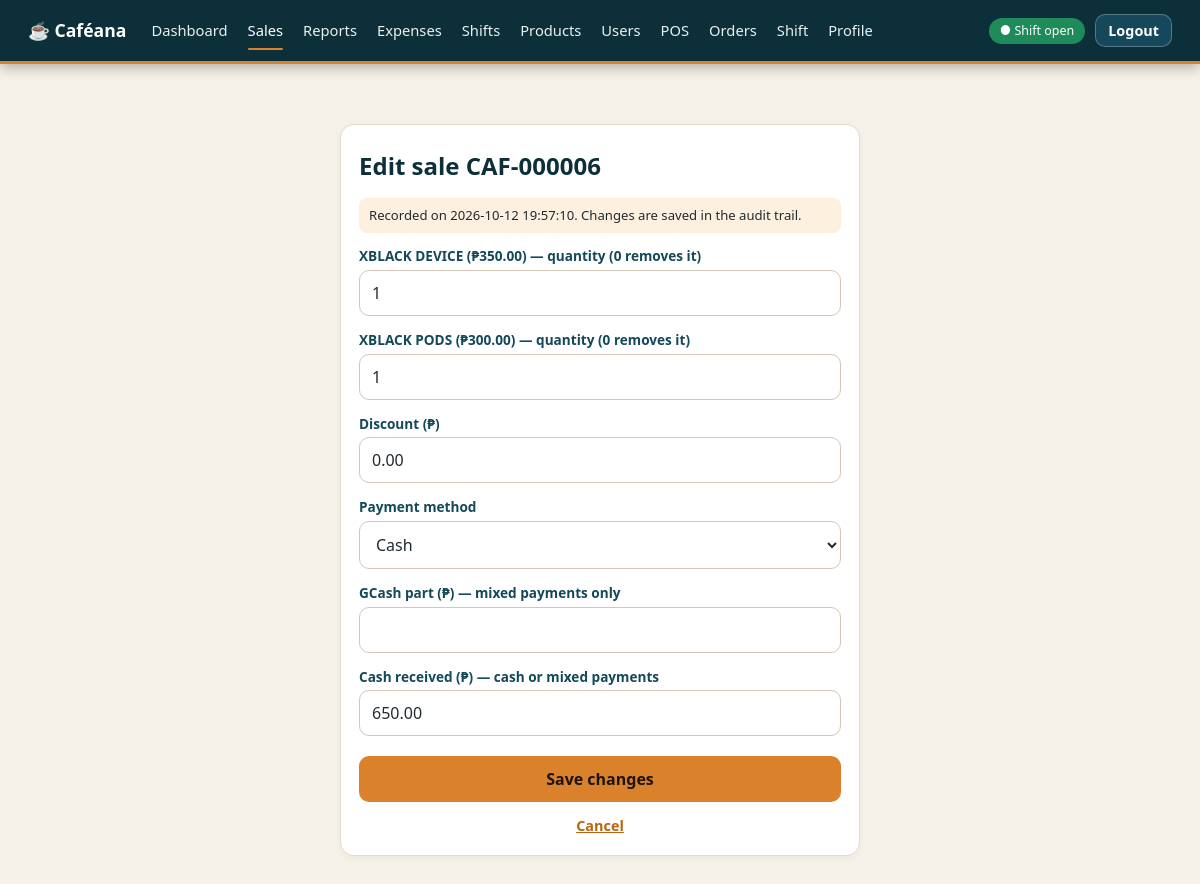
Screenshot of /admin/sales/6/edit (signed in) with the database file from the repository.
### tables this page shows
CREATE TABLE orders(id INTEGER PRIMARY KEY,user_id INTEGER NOT NULL REFERENCES users(id),shift_id INTEGER NOT NULL REFERENCES shifts(id),token TEXT UNIQUE NOT NULL,
 subtotal INTEGER NOT NULL,discount INTEGER NOT NULL DEFAULT 0,total INTEGER NOT NULL,created_at TEXT NOT NULL DEFAULT(datetime('now','localtime')));

CREATE TABLE order_items(id INTEGER PRIMARY KEY,order_id INTEGER NOT NULL REFERENCES orders(id),product_id INTEGER NOT NULL REFERENCES products(id),
 name TEXT NOT NULL,price INTEGER NOT NULL,qty INTEGER NOT NULL CHECK(qty>0));

CREATE TABLE payments(id INTEGER PRIMARY KEY,order_id INTEGER NOT NULL REFERENCES orders(id),method TEXT NOT NULL CHECK(method IN('cash','gcash')),
 amount INTEGER NOT NULL,cash_received INTEGER,change_given INTEGER);

### app.py (the view, shortened to what this page needs)
@app.route("/admin/sales/<int:oid>/edit", methods=["GET", "POST"])
@admin_required
def edit_order(oid):
    o = q1("SELECT * FROM orders WHERE id=?", (oid,))
    if not o: abort(404)
    pays = {p["method"]: p for p in q("SELECT * FROM payments WHERE order_id=?", (oid,))}
    cur = "mixed" if len(pays) == 2 else next(iter(pays), "cash")
    items = q("SELECT * FROM order_items WHERE order_id=?", (oid,))
    return render_template("edit.html", o=o, items=items, cur=cur,
        cashrec=pays["cash"]["cash_received"] if "cash" in pays else None, gc=pays["gcash"]["amount"] if "gcash" in pays else 0)

### app.py (called while the page is built)
def db():
    if "db" not in g:
        g.db = sqlite3.connect(DB); g.db.row_factory = sqlite3.Row
        g.db.execute("PRAGMA foreign_keys=ON"); g.db.execute("PRAGMA busy_timeout=5000")
    return g.db

@app.teardown_appcontext
def _close(e):
    d = g.pop("db", None)
    if d: d.close()

def q(sql, a=()): return db().execute(sql, a).fetchall()

def q1(sql, a=()): return db().execute(sql, a).fetchone()

@app.template_filter("peso")
def peso(c): return "₱{:,.2f}".format((c or 0) / 100)

@app.before_request
def load():
    g.user = None
    if session.get("uid"):
        g.user = q1("SELECT * FROM users WHERE id=? AND status='active'", (session["uid"],))
        if not g.user: session.clear()
    if request.method == "POST":
        t = request.form.get("csrf") or request.headers.get("X-CSRF") or ""
        if not secrets.compare_digest(t, session.get("csrf", "")): abort(400)

@app.after_request
def headers(r):
    r.headers["X-Frame-Options"] = "DENY"; r.headers["X-Content-Type-Options"] = "nosniff"; r.headers["Referrer-Policy"] = "same-origin"
    r.headers["Content-Security-Policy"] = "default-src 'self'; img-src 'self' https: data:; style-src 'self' 'unsafe-inline'; script-src 'self' 'unsafe-inline'; frame-ancestors 'none'; form-action 'self'"
    if not request.path.startswith("/static/"): r.headers["Cache-Control"] = "no-store"  # no cached financial pages after logout
    if PROD: r.headers["Strict-Transport-Security"] = "max-age=31536000"
    return r

@app.context_processor
def ctx():
    session.setdefault("csrf", secrets.token_hex(16)); u = getattr(g, "user", None); sh = None
    if u:
        try: sh = q1("SELECT 1 FROM shifts WHERE user_id=? AND status='open'", (u["id"],))
        except sqlite3.Error: pass
    return dict(csrf=session["csrf"], user=u, my_shift=sh)

def login_required(f):
    @wraps(f)
    def w(*a, **k):
        if not g.user: return redirect(url_for("login"))
        return f(*a, **k)
    return w

def admin_required(f):
    @wraps(f)
    @login_required
    def w(*a, **k):
        if g.user["role"] != "admin": abort(403)
        return f(*a, **k)
    return w

### templates/edit.html (shortened to what this page needs)
{% extends "base.html" %}{% block body %}<form method="post" class="box narrow auth" style="max-width:520px"><input type="hidden" name="csrf" value="{{ csrf }}">
{% if o %}<h2>Edit sale CAF-{{ '%06d'|format(o.id) }}</h2><p class="hint">Recorded on {{ o.created_at }}. Changes are saved in the audit trail.</p>
{% for i in items %}<label>{{ i.name }} ({{ i.price|peso }}) &mdash; quantity (0 removes it)</label><input type="number" name="q{{ i.id }}" min="0" max="99" value="{{ i.qty }}" required>{% endfor %}
<label>Discount (₱)</label><input name="discount" type="number" step="0.01" min="0" value="{{ '%.2f'|format(o.discount/100) }}">
<label>Payment method</label><select name="method" id="pm" data-cur="{{ cur }}"><option value="cash">Cash</option><option value="gcash">GCash</option><option value="mixed">Mixed (Cash + GCash)</option></select>
<label>GCash part (₱) &mdash; mixed payments only</label><input name="gcash_amount" type="number" step="0.01" min="0" value="{{ '%.2f'|format(gc/100) if cur=='mixed' else '' }}">
<label>Cash received (₱) &mdash; cash or mixed payments</label><input name="cash_received" type="number" step="0.01" min="0" value="{{ '%.2f'|format(cashrec/100) if cashrec is not none else '' }}">
<button class="full">Save changes</button><p class="sub"><a href="/admin/sales">Cancel</a></p>
{% endif %}</form>{% endblock %}

### static/style.css (style rules this page uses)
:root { --night:#0c2f3a;--teal:#14485a;--accent:#D9822B;--accent2:#eb9640;--bg:#f6f1e9;--ink:#1f2a30;--muted:#6a7780;--line:#e5dccd;--brown:var(--teal);--r:12px; --hero-img:url('/static/hero.jpg');--banner-img:var(--hero-img) }
* { box-sizing:border-box }
body { margin:0;font-family:system-ui,-apple-system,"Segoe UI",Roboto,sans-serif;background:var(--bg);color:var(--ink);line-height:1.45 }
h2 { color:var(--night);margin:6px 0 14px;font-size:1.5rem }
a { color:var(--teal) }
label { display:block;font-weight:600;font-size:.85rem;color:var(--teal);margin-top:8px }
button,.btn { background:var(--accent);color:#1d130c;border:0;border-radius:10px;padding:10px 16px;cursor:pointer;font-size:1rem;font-weight:600;text-decoration:none;display:inline-block;font-family:inherit }
input,select { padding:11px 12px;border:1px solid #d3c8b6;border-radius:10px;font-size:1rem;width:100%;margin:4px 0;background:#fff;color:var(--ink);font-family:inherit }
.box { background:#fff;border-radius:14px;border:1px solid var(--line);padding:18px;box-shadow:0 2px 8px #0000000d }
.narrow { max-width:420px;margin:40px auto }
.auth label { margin-top:10px }
.auth .full { width:100%;margin-top:16px;padding:12px }
.auth .sub { text-align:center;margin:14px 0 0;font-size:.9rem }
.auth .sub a { color:#b9650f;font-weight:600 }
.auth .hint { background:#fdf0df;border-radius:8px;padding:8px 10px;font-size:.82rem;margin-top:12px }
a,button,.btn,input,select { transition:transform .15s ease,box-shadow .15s ease,background-color .15s ease,border-color .15s ease,color .15s ease }

### rows the page displays
orders: id "000006", created_at "2026-10-12 19:57:10", discount "0.00"
order_items: name "XBLACK DEVICE", price|peso "₱350.00", qty "1"
order_items: name "XBLACK PODS", price|peso "₱300.00", qty "1"
payments: method "Cash", cash_received "650.00"

### other values shown
{{ l }} "Dashboard" "Sales" "Reports" "Expenses" "Shifts" "Products" "Users"
{{ l }} "POS" "Orders" "Shift" "Profile"
{{ '● Shift open' if my_shift else '○ No shift' }} "● Shift open"
